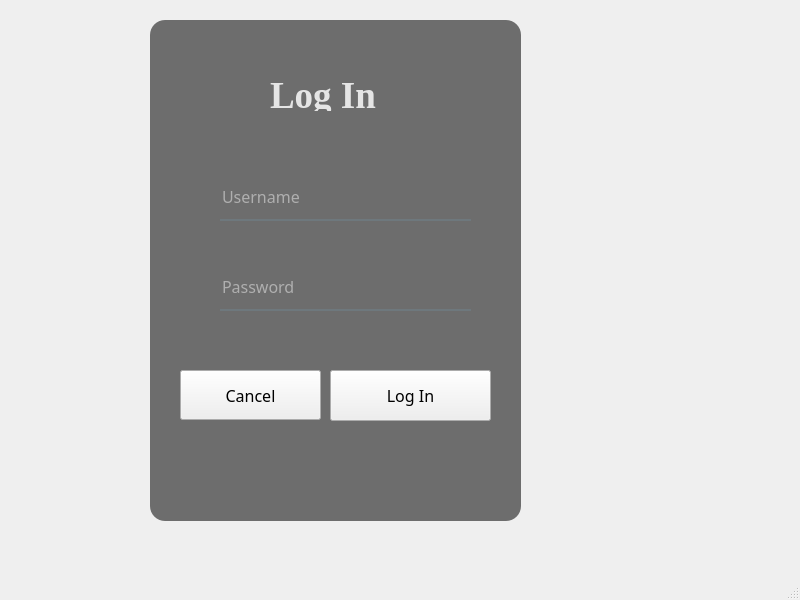
<?xml version="1.0" encoding="UTF-8"?>
<ui version="4.0">
 <class>MainWindow</class>
 <widget class="QMainWindow" name="MainWindow">
  <property name="geometry">
   <rect>
    <x>0</x>
    <y>0</y>
    <width>800</width>
    <height>600</height>
   </rect>
  </property>
  <property name="windowTitle">
   <string>MainWindow</string>
  </property>
  <widget class="QWidget" name="centralwidget">
   <widget class="QLabel" name="label">
    <property name="geometry">
     <rect>
      <x>130</x>
      <y>0</y>
      <width>414</width>
      <height>547</height>
     </rect>
    </property>
    <property name="styleSheet">
     <string notr="true">background-image: url(:/background/background_login.png);
border-radius: 20px;</string>
    </property>
    <property name="text">
     <string/>
    </property>
   </widget>
   <widget class="QLabel" name="label_2">
    <property name="geometry">
     <rect>
      <x>150</x>
      <y>20</y>
      <width>371</width>
      <height>501</height>
     </rect>
    </property>
    <property name="mouseTracking">
     <bool>false</bool>
    </property>
    <property name="styleSheet">
     <string notr="true">background-color: rgba(0, 0, 0, 139);
border-radius:15px;</string>
    </property>
    <property name="text">
     <string/>
    </property>
   </widget>
   <widget class="QLabel" name="loginLabel">
    <property name="geometry">
     <rect>
      <x>270</x>
      <y>80</y>
      <width>111</width>
      <height>31</height>
     </rect>
    </property>
    <property name="font">
     <font>
      <family>Times New Roman</family>
      <pointsize>28</pointsize>
      <bold>true</bold>
     </font>
    </property>
    <property name="autoFillBackground">
     <bool>false</bool>
    </property>
    <property name="styleSheet">
     <string notr="true">color:rgba(255,255,255,210)</string>
    </property>
    <property name="text">
     <string>Log In</string>
    </property>
    <property name="scaledContents">
     <bool>false</bool>
    </property>
   </widget>
   <widget class="QLineEdit" name="usernameLabel">
    <property name="enabled">
     <bool>true</bool>
    </property>
    <property name="geometry">
     <rect>
      <x>220</x>
      <y>180</y>
      <width>251</width>
      <height>41</height>
     </rect>
    </property>
    <property name="font">
     <font>
      <family>MS Gothic</family>
      <pointsize>12</pointsize>
      <italic>false</italic>
     </font>
    </property>
    <property name="styleSheet">
     <string notr="true">background-color: rgba(0,0,0,0);
border: none;
border-bottom: 2px solid rgba(110,120,125,255);
color:rgba(255,255,255,230);
padding-bottom:7px;</string>
    </property>
    <property name="text">
     <string/>
    </property>
    <property name="maxLength">
     <number>32767</number>
    </property>
    <property name="echoMode">
     <enum>QLineEdit::Normal</enum>
    </property>
    <property name="dragEnabled">
     <bool>false</bool>
    </property>
    <property name="placeholderText">
     <string>Username</string>
    </property>
    <property name="clearButtonEnabled">
     <bool>false</bool>
    </property>
   </widget>
   <widget class="QLineEdit" name="passwordLabel">
    <property name="geometry">
     <rect>
      <x>220</x>
      <y>270</y>
      <width>251</width>
      <height>41</height>
     </rect>
    </property>
    <property name="font">
     <font>
      <family>MS Gothic</family>
      <pointsize>12</pointsize>
      <italic>false</italic>
     </font>
    </property>
    <property name="styleSheet">
     <string notr="true">background-color: rgba(0,0,0,0);
border: none;
border-bottom: 2px solid rgba(110,120,125,255);
color:rgba(255,255,255,230);
padding-bottom:7px;</string>
    </property>
    <property name="inputMask">
     <string/>
    </property>
    <property name="text">
     <string/>
    </property>
    <property name="echoMode">
     <enum>QLineEdit::NoEcho</enum>
    </property>
    <property name="placeholderText">
     <string>Password</string>
    </property>
   </widget>
   <widget class="QPushButton" name="pushButton_Login">
    <property name="geometry">
     <rect>
      <x>330</x>
      <y>370</y>
      <width>161</width>
      <height>51</height>
     </rect>
    </property>
    <property name="font">
     <font>
      <family>MS Gothic</family>
      <pointsize>12</pointsize>
     </font>
    </property>
    <property name="styleSheet">
     <string notr="true">QPushButton#pushButton{

background-color: qlineargradient(spread:pad, x1:0, y1:0.505682, x2:1, y2:0.477, stop:0 rgba(50, 60, 60, 150), stop: 1 rgba(40, 90, 0, 226));

color:rgba(255, 255, 255, 210);

border-radius:5px;
}
QPushButton#pushButton:hover{

background-color: qlineargradient(spread:pad, x1:0, y1:0.505682, x2:1, y2:0.477, stop:0 rgba(40, 67, 98, 219), stop: 1 rgba(105, 118, 132, 226));
}

QPushButton #pushButton:pressed{

padding-left: 10px;

padding-top:10px;

background-color:rgba(105, 118, 132, 200);
}</string>
    </property>
    <property name="text">
     <string>Log In</string>
    </property>
   </widget>
   <widget class="QPushButton" name="pushButton_Cancel">
    <property name="geometry">
     <rect>
      <x>180</x>
      <y>370</y>
      <width>141</width>
      <height>50</height>
     </rect>
    </property>
    <property name="font">
     <font>
      <family>MS Gothic</family>
      <pointsize>12</pointsize>
     </font>
    </property>
    <property name="styleSheet">
     <string notr="true">QPushButton#pushButton{

background-color: qlineargradient(spread:pad, x1:0, y1:0.505682, x2:1, y2:0.477, stop:0 rgba(50, 60, 60, 150), stop: 1 rgba(40, 90, 0, 226));

}
QPushButton#pushButton:hover{

background-color: qlineargradient(spread:pad, x1:0, y1:0.505682, x2:1, y2:0.477, stop:0 rgba(40, 67, 98, 219), stop: 1 rgba(105, 118, 132, 226));
}

QPushButton #pushButton:pressed{

padding-left: 10px;

padding-top:10px;

background-color:rgba(105, 118, 132, 200);
}</string>
    </property>
    <property name="text">
     <string>Cancel</string>
    </property>
   </widget>
  </widget>
  <widget class="QMenuBar" name="menubar">
   <property name="geometry">
    <rect>
     <x>0</x>
     <y>0</y>
     <width>800</width>
     <height>17</height>
    </rect>
   </property>
  </widget>
  <widget class="QStatusBar" name="statusbar"/>
 </widget>
 <resources/>
 <connections/>
</ui>
